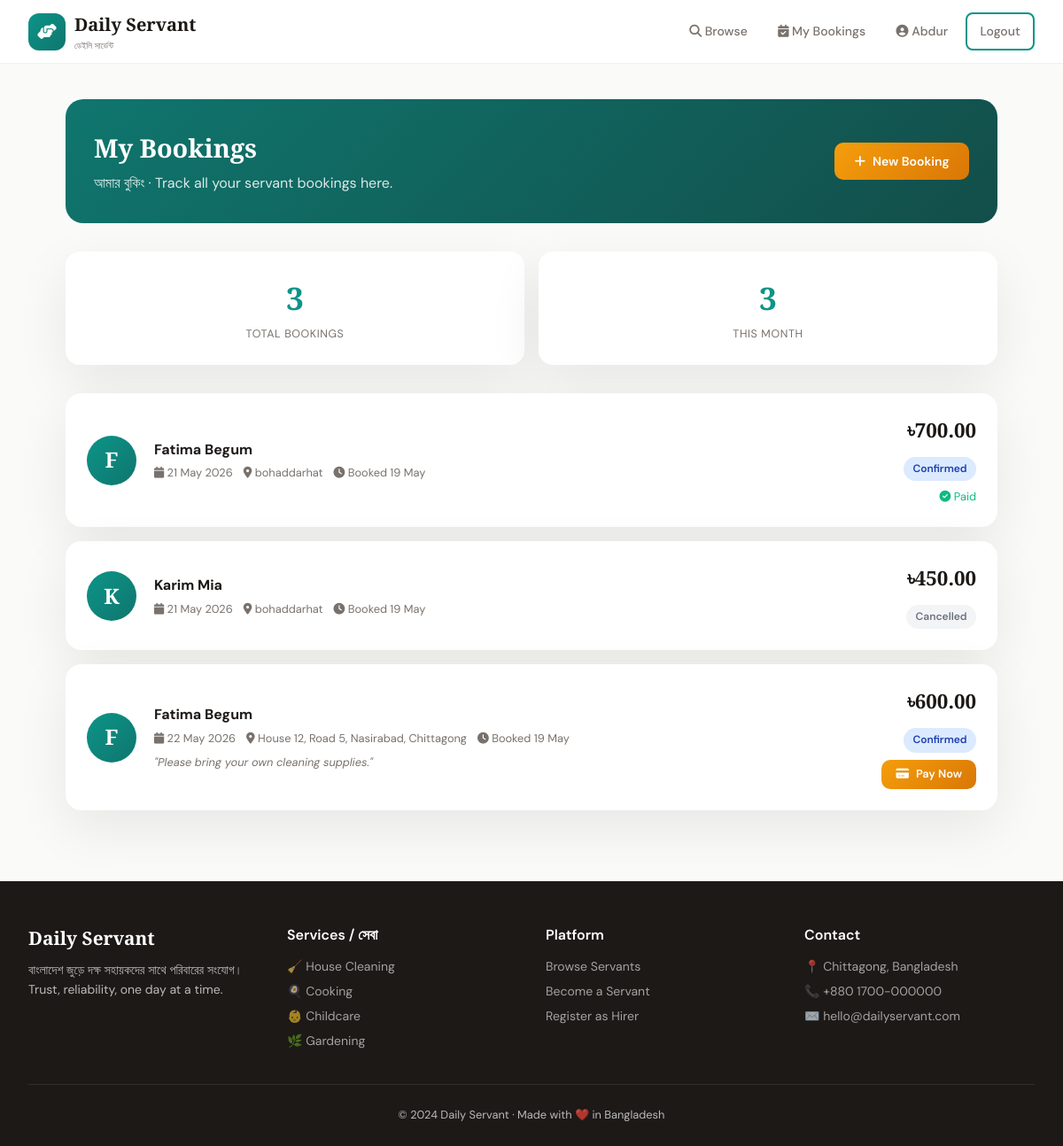
The app's page /bookings/hirer-dashboard/ (signed in) with its own data.
### accounts/models.py (models this page shows, shortened)
class User(AbstractUser):
    ROLE_CHOICES = [
        ('hirer', 'Hirer'),
        ('servant', 'Servant'),
        ('admin', 'Admin'),
    ]
    role = models.CharField(max_length=10, choices=ROLE_CHOICES, default='hirer')
    phone = models.CharField(max_length=15, blank=True)
    address = models.TextField(blank=True)
    profile_picture = models.ImageField(upload_to='profiles/', blank=True, null=True)
    bio = models.TextField(blank=True)
    is_verified = models.BooleanField(default=False)
    created_at = models.DateTimeField(auto_now_add=True)
    def is_hirer(self):
        return self.role == 'hirer'

### bookings/models.py (models this page shows, shortened)
class Booking(models.Model):
    STATUS_CHOICES = [
        ('pending', 'Pending'),
        ('confirmed', 'Confirmed'),
        ('in_progress', 'In Progress'),
        ('completed', 'Completed'),
        ('cancelled', 'Cancelled'),
        ('rejected', 'Rejected'),
    ]
    hirer = models.ForeignKey(User, on_delete=models.CASCADE, related_name='bookings_as_hirer')
    servant = models.ForeignKey(ServantProfile, on_delete=models.CASCADE, related_name='bookings')
    service_date = models.DateField()
    service_address = models.TextField()
    special_instructions = models.TextField(blank=True)
    status = models.CharField(max_length=15, choices=STATUS_CHOICES, default='pending')
    total_amount = models.DecimalField(max_digits=10, decimal_places=2)
    created_at = models.DateTimeField(auto_now_add=True)
    updated_at = models.DateTimeField(auto_now=True)
    cancelled_reason = models.TextField(blank=True)
    class Meta:
        ordering = ['-created_at']

### servants/models.py (models this page shows, shortened)
class ServantProfile(models.Model):
    AVAILABILITY_CHOICES = [
        ('available', 'Available'),
        ('busy', 'Busy'),
        ('off', 'Off Duty'),
    ]
    user = models.OneToOneField(User, on_delete=models.CASCADE, related_name='servant_profile')
    categories = models.ManyToManyField(ServiceCategory, related_name='servants')
    daily_rate = models.DecimalField(max_digits=8, decimal_places=2, default=500.00)
    experience_years = models.PositiveIntegerField(default=0)
    availability_status = models.CharField(max_length=15, choices=AVAILABILITY_CHOICES, default='available')
    rating = models.DecimalField(max_digits=3, decimal_places=2, default=0.00,
                                  validators=[MinValueValidator(0), MaxValueValidator(5)])
    total_reviews = models.PositiveIntegerField(default=0)
    total_jobs = models.PositiveIntegerField(default=0)
    skills = models.TextField(blank=True, help_text='Comma-separated skills')
    location = models.CharField(max_length=200, blank=True)
    nid_number = models.CharField(max_length=20, blank=True)
    is_approved = models.BooleanField(default=False)
    created_at = models.DateTimeField(auto_now_add=True)

### bookings/views.py (the view)
# urls.py: path('hirer-dashboard/', views.hirer_dashboard, name='hirer_dashboard'),
@login_required
def hirer_dashboard(request):
    if not request.user.is_hirer():
        return redirect('home')
    bookings = Booking.objects.filter(hirer=request.user).select_related('servant__user').order_by('-created_at')
    return render(request, 'bookings/hirer_dashboard.html', {'bookings': bookings})

### templates/bookings/hirer_dashboard.html (shortened to what this page needs)
{% extends 'base.html' %}
{% block content %}
<div class="dashboard">
    <div class="dash-top">
        <div>
            <h1>My Bookings</h1>
            <p style="opacity:.85">আমার বুকিং · Track all your servant bookings here.</p>
        </div>
        <a href="/servants/" class="btn btn-gold"><i class="fas fa-plus"></i> New Booking</a>
    </div>
    {% with total=bookings|length pending=bookings|length confirmed=bookings|length %}
    <div class="stats-row">
        <div class="stat-card"><div class="stat-val">{{ bookings|length }}</div><div class="stat-lbl">Total Bookings</div></div>
        <div class="stat-card"><div class="stat-val">{{ bookings|length }}</div><div class="stat-lbl">This Month</div></div>
    </div>
    {% endwith %}
    <div class="bookings-list">
        {% for booking in bookings %}
        <div class="booking-card">
            <div class="booking-card-inner">
                <div class="servant-mini-avatar">{{ booking.servant.user.first_name|first }}</div>
                <div class="booking-info">
                    <h3>{{ booking.servant.user.get_full_name }}</h3>
                    <div class="booking-meta">
                        <span><i class="fas fa-calendar"></i> {{ booking.service_date|date:"d M Y" }}</span>
                        <span><i class="fas fa-map-marker-alt"></i> {{ booking.service_address|truncatechars:40 }}</span>
                        <span><i class="fas fa-clock"></i> Booked {{ booking.created_at|date:"d M" }}</span>
                    </div>
                    {% if booking.special_instructions %}
                    <p style="margin-top:.4rem;font-size:.8rem;color:var(--muted);font-style:italic">"{{ booking.special_instructions|truncatechars:80 }}"</p>
                    {% endif %}
                </div>
                <div class="booking-actions">
                    <div class="booking-amount">৳{{ booking.total_amount }}</div>
                    <span class="badge badge-{{ booking.status }}">{{ booking.get_status_display }}</span>
                    {% if booking.status == 'confirmed' %}
                        {% if booking.payment.status == 'completed' %}
                            <span style="color:#10b981;font-size:.8rem"><i class="fas fa-check-circle"></i> Paid</span>
                        {% else %}
                            <a href="/payments/{{ booking.id }}/" class="btn btn-gold btn-sm"><i class="fas fa-credit-card"></i> Pay Now</a>
                        {% endif %}
                    {% elif booking.status == 'pending' %}
                        <a href="/bookings/cancel/{{ booking.id }}/" class="btn btn-danger btn-sm"
                           onclick="return confirm('Cancel this booking?')">
                           <i class="fas fa-times"></i> Cancel
                        </a>
                    {% elif booking.status == 'completed' %}
                        <a href="/servants/{{ booking.servant.id }}/" class="btn btn-outline btn-sm"><i class="fas fa-star"></i> Review</a>
                    {% endif %}
                </div>
            </div>
        </div>
        {% endfor %}
    </div>
</div>
{% endblock %}

### templates/base.html (shortened to what this page needs)
<!DOCTYPE html>
<html lang="en">
<head>
    <link rel="stylesheet" href="https://cdnjs.cloudflare.com/ajax/libs/font-awesome/6.5.0/css/all.min.css">
</head>
<body>
<nav id="navbar">
    <a href="/" class="nav-brand">
        <div class="logo-icon"><i class="fas fa-hands-helping"></i></div>
        <div>
            <div class="brand-text">Daily Servant</div>
            <div class="brand-sub">ডেইলি সার্ভেন্ট</div>
        </div>
    </a>
    <div class="nav-links">
        <a href="/servants/" class="hide-mobile"><i class="fas fa-search"></i> Browse</a>
        {% if user.is_authenticated %}
            {% if user.role == 'hirer' %}
                <a href="/bookings/hirer-dashboard/"><i class="fas fa-calendar-check"></i> <span class="hide-mobile">My Bookings</span></a>
            {% elif user.role == 'servant' %}
                <a href="/servants/dashboard/"><i class="fas fa-tachometer-alt"></i> <span class="hide-mobile">Dashboard</span></a>
            {% endif %}
            <a href="/accounts/profile/"><i class="fas fa-user-circle"></i> <span class="hide-mobile">{{ user.first_name }}</span></a>
            <a href="/accounts/logout/" class="btn btn-outline btn-sm">Logout</a>
        {% else %}
            <a href="/accounts/login/" class="hide-mobile">Login</a>
            <a href="/accounts/register/" class="btn btn-primary btn-sm">Get Started</a>
        {% endif %}
    </div>
</nav>
<main>{% block content %}{% endblock %}</main>
<footer>
    <div class="footer-grid">
        <div class="footer-brand">
            <div class="brand-text-f">Daily Servant</div>
            <p>বাংলাদেশ জুড়ে দক্ষ সহায়কদের সাথে পরিবারের সংযোগ।<br>Trust, reliability, one day at a time.</p>
        </div>
        <div class="footer-col">
            <h4>Services / সেবা</h4>
            <a href="#">🧹 House Cleaning</a>
            <a href="#">🍳 Cooking</a>
            <a href="#">👶 Childcare</a>
            <a href="#">🌿 Gardening</a>
        </div>
        <div class="footer-col">
            <h4>Platform</h4>
            <a href="/servants/">Browse Servants</a>
            <a href="/accounts/register/">Become a Servant</a>
            <a href="/accounts/register/">Register as Hirer</a>
        </div>
        <div class="footer-col">
            <h4>Contact</h4>
            <a href="#">📍 Chittagong, Bangladesh</a>
            <a href="#">📞 +880 1700-000000</a>
            <a href="#">✉️ hello@dailyservant.com</a>
        </div>
    </div>
    <div class="footer-bottom">© 2024 Daily Servant · Made with ❤️ in Bangladesh</div>
</footer>
</body>
</html>

### templates/base.html (style rules this page uses)
:root { --emerald: #0d9488; --emerald-dark: #0f766e; --emerald-light: #5eead4; --gold: #f59e0b; --charcoal: #1c1917; --slate: #292524; --muted: #78716c; --cream: #fafaf9; --border: #e7e5e4; --shadow: 0 20px 60px rgba(0,0,0,0.08); --shadow-lg: 0 30px 80px rgba(0,0,0,0.14); }
*,*::before,*::after { box-sizing:border-box;margin:0;padding:0 }
html { scroll-behavior:smooth }
body { font-family:'DM Sans',sans-serif;background:var(--cream);color:var(--charcoal);line-height:1.6;overflow-x:hidden }
nav { position:fixed;top:0;left:0;right:0;z-index:1000;background:rgba(255,255,255,0.94);backdrop-filter:blur(20px);border-bottom:1px solid rgba(13,148,136,0.1);padding:0 2rem;height:72px;display:flex;align-items:center;justify-content:space-between;transition:all .3s }
.nav-brand { display:flex;align-items:center;gap:10px;text-decoration:none }
.logo-icon { width:42px;height:42px;background:linear-gradient(135deg,var(--emerald),var(--emerald-dark));border-radius:12px;display:flex;align-items:center;justify-content:center;color:white;font-size:1.1rem;flex-shrink:0 }
.brand-text { font-family:'Playfair Display',serif;font-weight:700;font-size:1.25rem;color:var(--charcoal) }
.brand-sub { font-size:.62rem;color:var(--muted) }
.nav-links { display:flex;align-items:center;gap:.35rem }
.nav-links a { text-decoration:none;color:var(--muted);padding:.5rem .9rem;border-radius:8px;font-size:.875rem;font-weight:500;transition:all .2s }
.btn { display:inline-flex;align-items:center;gap:8px;padding:.6rem 1.4rem;border-radius:10px;font-weight:600;font-size:.875rem;text-decoration:none;border:none;cursor:pointer;transition:all .25s;font-family:'DM Sans',sans-serif }
.btn-sm { padding:.4rem 1rem;font-size:.8rem }
.btn-outline { background:transparent;color:var(--emerald);border:2px solid var(--emerald) }
.btn-gold { background:linear-gradient(135deg,var(--gold),#d97706);color:white }
main { padding-top:72px;min-height:100vh }
.badge { display:inline-flex;align-items:center;gap:4px;padding:.25rem .65rem;border-radius:20px;font-size:.75rem;font-weight:600 }
.badge-confirmed { background:#dbeafe;color:#1e40af }
.badge-cancelled,.badge-rejected { background:#f3f4f6;color:#6b7280 }
footer { background:var(--charcoal);color:rgba(255,255,255,.7);padding:3rem 2rem 1.5rem;margin-top:5rem }
.footer-grid { display:grid;grid-template-columns:repeat(auto-fit,minmax(180px,1fr));gap:2rem;max-width:1200px;margin:0 auto 2rem }
.footer-brand .brand-text-f { font-family:'Playfair Display',serif;color:white;font-size:1.3rem;font-weight:700 }
.footer-brand p { font-size:.875rem;margin-top:.5rem }
.footer-col h4 { color:white;font-weight:600;margin-bottom:.75rem }
.footer-col a { display:block;color:rgba(255,255,255,.6);text-decoration:none;font-size:.875rem;margin-bottom:.35rem;transition:color .2s }
.footer-bottom { text-align:center;padding-top:1.5rem;border-top:1px solid rgba(255,255,255,.1);font-size:.8rem }

### records on screen
User: first_name "Abdur"
Booking: servant.user.first_name|first "F", servant.user.get_full_name "Fatima Begum", service_date "21 May 2026", service_address "bohaddarhat", created_at "19 May", total_amount "700.00", status "Confirmed", shows "Paid"
Booking: servant.user.first_name|first "K", servant.user.get_full_name "Karim Mia", service_date "21 May 2026", service_address "bohaddarhat", created_at "19 May", total_amount "450.00", status "Cancelled"
Booking: servant.user.first_name|first "F", servant.user.get_full_name "Fatima Begum", service_date "22 May 2026", service_address "House 12, Road 5, Nasirabad, Chittagong", created_at "19 May", special_instructions "Please bring your own cleaning supplies.", total_amount "600.00", status "Confirmed"

### other values on screen
{{ bookings|length }} "3"
